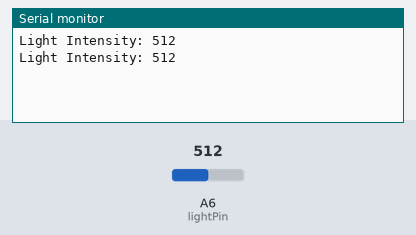
This sketch was run on a simulated Arduino Nano, built with avr-gcc and run on an emulated ATmega328P. Parts: the last lines printed to the serial monitor. Inputs (shaded band) come from the test bench; at power-on: A6 (lightPin) = 512.

Above: at 1.8 s.
1.9 s: A6 (lightPin) set to 716
At 2.6 s:
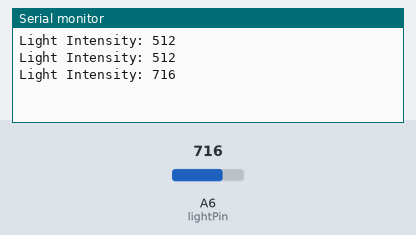
3.4 s: A6 (lightPin) set to 900
At 4.8 s:
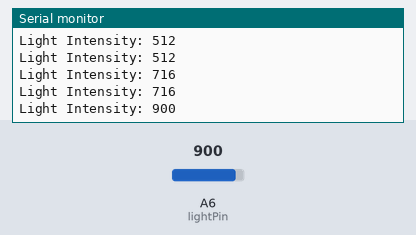
Timing chart, 0 to 6.4 s (numbered marks = the images above; inputs shaded):
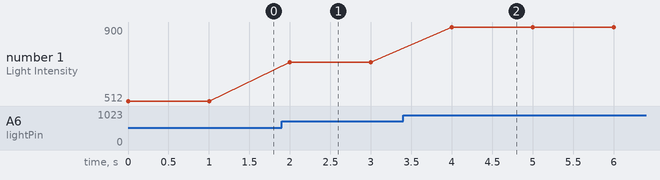

Measured:
- after the input at 1.9 s, the serial monitor: prints a new line after 0.10 s (image 1)
- after the input at 3.4 s, the serial monitor: prints a new line after 0.60 s (image 2)
- plotted number 1: 512 → 716 after the input at 1.9 s, 716 → 900 after the input at 3.4 s

The sketch:

5.LDR_control.ino
```cpp
const int lightPin = A6;
void setup() {
  Serial.begin(9600);
}
void loop() {
  Serial.println("Light Intensity: " + String(analogRead(lightPin)));
  delay(1000);
}
```
